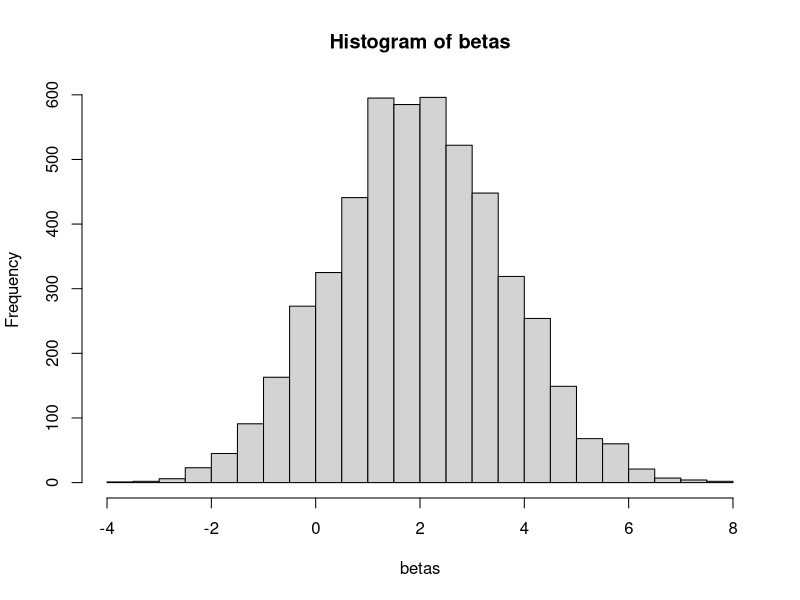
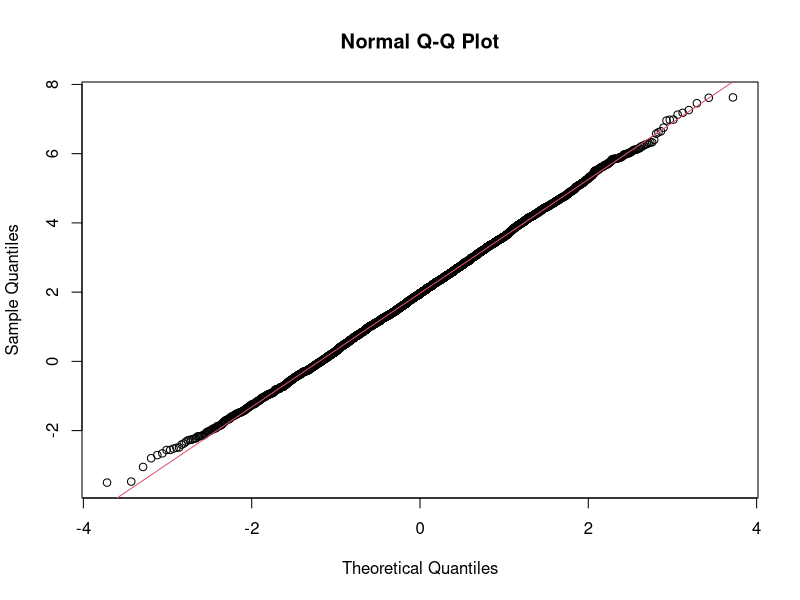

Write R code to recreate these figures, in order.
# Andrey Risukhin, HW Lect 26-1

# a) Revise lecture simulation, contruct empirical sampling distribution of beta_hat, from 5000 trials.
n <- 10
n.trial <- 5000

x <- c(1:n)
y_true <- 10 + 2*x
sigma_eps <- 15

betas <- numeric(n.trial)
alphas <- numeric(n.trial)

set.seed(123)
for (i in 1:n.trial) {
  y_obs <- y_true + rnorm(n, 0, sigma_eps)
  lm.1 <- lm(y_obs ~ x)
  betas[i] <- lm.1$coefficients[2]
  alphas[i] <- lm.1$coefficients[1]
}

par(mfrow = c(1, 1))
hist(betas, breaks = 20)

# b) According to lecture, the mean of histogram is almost equal to slope. Is it?
mean(betas) # 1.969, which is almost equal to 2, the true slope.

# c) According to lecture, the sd of histogram is almost equal to sigma_eps / sqrt(Sxx). Is it?
sd(betas) # 1.643
sigma_eps / sqrt((n-1) * sd(betas)^2) # Sxx = (n-1) * Var[x], Var[x] = sd^2
  # 3.043, not really the same

# d) According to lecture, the distribution of beta_hat is normal with parameters found in a) and b).
#     Confirm this with qqnorm() and abline().

qqnorm(betas)
abline(mean(betas), sd(betas), col = 2)
# By qqnorm, the distribution of betas appears normal. 
